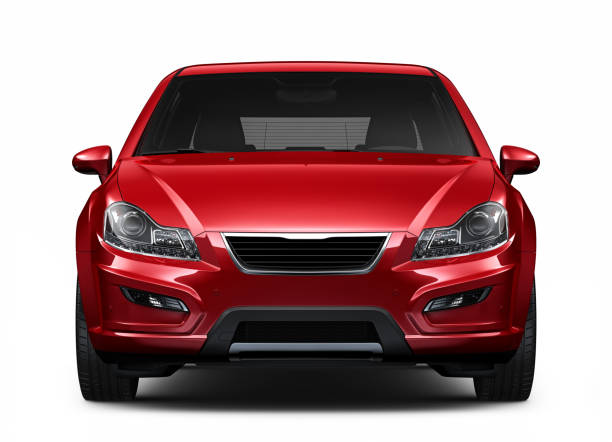
#> input picture car.jpg, 612 x 442 px, found by its file name
$ python 'warp perspective.py'
#> lines starting #> are read from the running program, lines starting #| are printed output that depends on the picture
import cv2
import numpy as np

img = cv2.imread('car.jpg')
#> img is the input picture: shape (442, 612, 3); mean B, G, R 138.2, 136.1, 168

pts1 = np.float32([[0, 0], [0, 442], [612, 442], [612, 0]])
pts2 = np.float32([[0, 0], [400, 100], [0, 600], [400, 500], ])
matrix = cv2.getPerspectiveTransform(pts1, pts2)
output = cv2.warpPerspective(img, matrix, (600, 600))
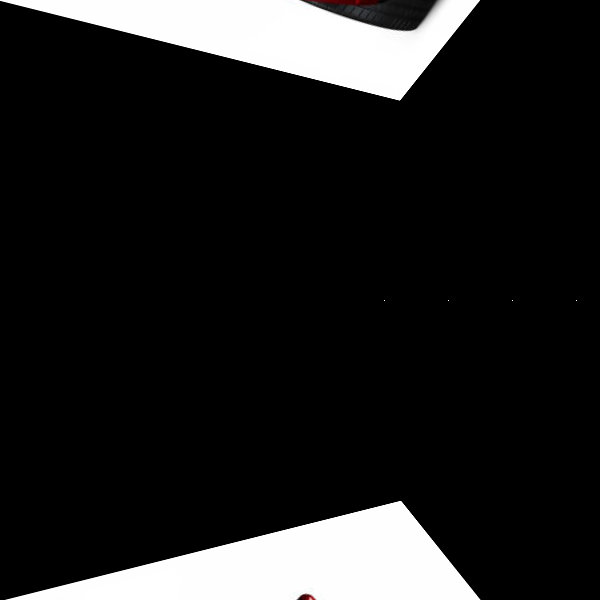
#> output: shape (600, 600, 3); mean B, G, R 32.1, 32.1, 32.2

cv2.imshow("image", output)
cv2.waitKey(0)
cv2.destroyAllWindows()
